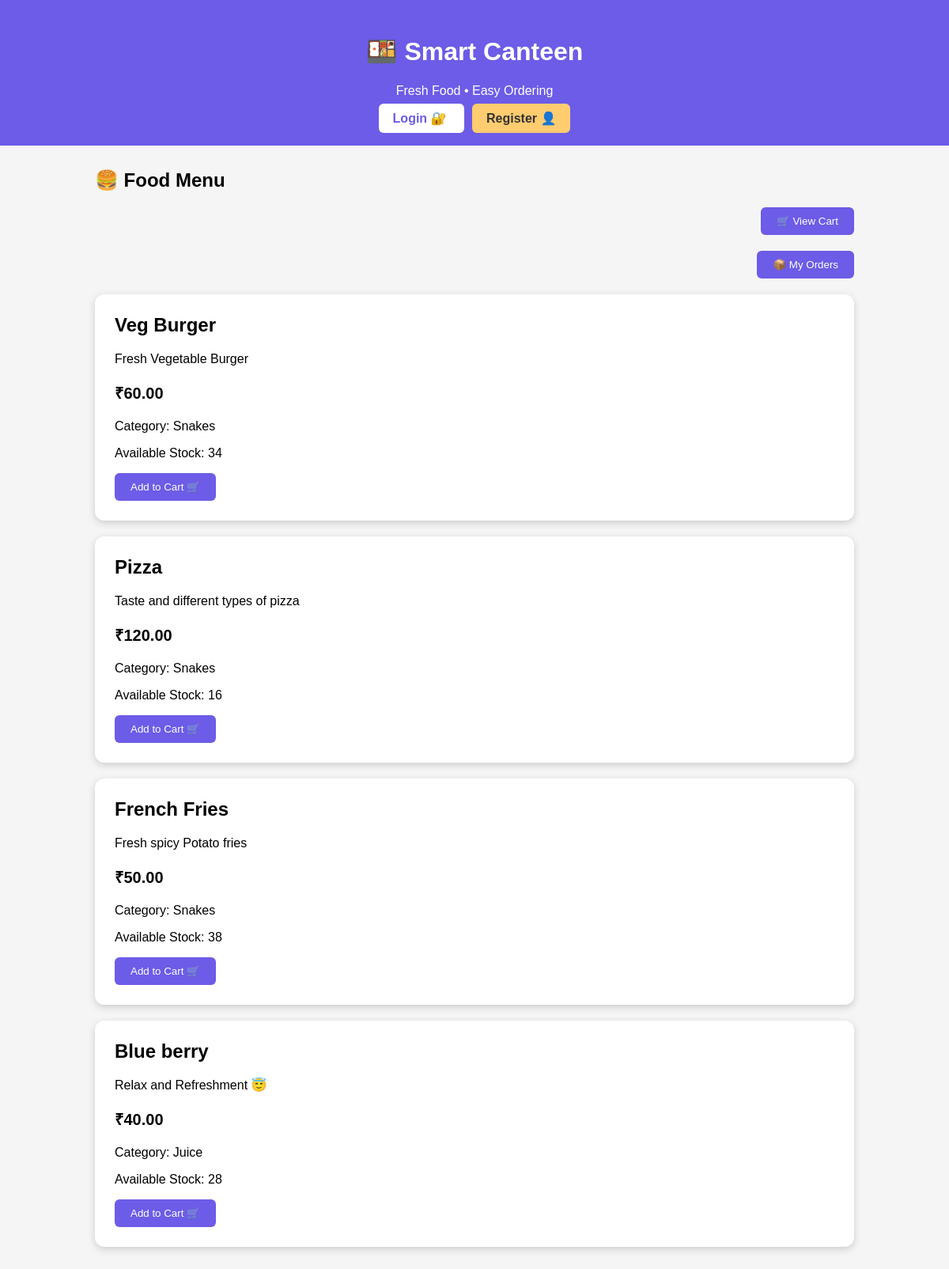
The page / on the database its author committed.
### canteen/models.py (models this page shows, shortened)
class Food(models.Model):
    name = models.CharField(max_length=100)
    description = models.TextField()
    price = models.DecimalField(max_digits=6, decimal_places=2)
    category = models.CharField(max_length=50)
    available = models.BooleanField(default=True)
    stock = models.IntegerField(default=0)

### canteen/views.py (the view)
# urls.py: path('', views.home, name='home'),
def home(request):
    foods = Food.objects.filter(available=True)
    return render(request, 'home.html', {'foods': foods})

### canteen/templates/home.html (shortened to what this page needs)
<!DOCTYPE html>
<html>
<head>
</head>
<body>
    <div class="header">
        <h1>🍱 Smart Canteen</h1>
        <p>Fresh Food • Easy Ordering</p>
        <div class="header-buttons">
    {% if user.is_authenticated %}
        <span>Welcome, {{ user.username }} 👋</span>
        <a href="{% url 'logout' %}" class="logout-btn">
            Logout
        </a>
    {% else %}
        <a href="{% url 'login' %}" class="login-btn">
            Login 🔐
        </a>
        <a href="{% url 'register' %}" class="register-btn">
            Register 👤
        </a>
    {% endif %}
</div>
    </div>
    <div class="container">
        <h2>🍔 Food Menu</h2>
        <div style="text-align: right; margin-bottom: 20px;">
    <a href="{% url 'cart' %}">
        <button class="order-btn">🛒 View Cart</button>
    </a>
</div>
<div style="text-align: right; margin-bottom: 20px;">
    <a href="{% url 'my_orders' %}">
        <button class="order-btn">📦 My Orders</button>
    </a>
</div>
        {% for food in foods %}
        <div class="food-card">
            <h2>{{ food.name }}</h2>
            <p>{{ food.description }}</p>
            <p class="price">₹{{ food.price }}</p>
            <p>Category: {{ food.category }}</p>
            <p>Available Stock: {{ food.stock }}</p>
            <a href="{% url 'add_to_cart' food.id %}">
    <button class="order-btn">Add to Cart 🛒</button>
</a>
        </div>
        {% empty %}
        <p>No food available.</p>
        {% endfor %}
    </div>
</body>
</html>

### canteen/templates/home.html (style rules this page uses)
body { font-family: Arial, sans-serif; background-color: #f5f5f5; margin: 0; }
.header { background-color: #6c5ce7; color: white; padding: 25px; text-align: center; }
.header-buttons { margin-top: 15px; }
.header-buttons a { text-decoration: none; margin: 0 5px; }
.login-btn { background-color: white; color: #6c5ce7; padding: 10px 18px; border-radius: 6px; font-weight: bold; }
.register-btn { background-color: #ffcc70; color: #333; padding: 10px 18px; border-radius: 6px; font-weight: bold; }
.container { width: 80%; margin: 30px auto; }
.food-card { background-color: white; padding: 25px; margin: 20px 0; border-radius: 12px; box-shadow: 0 3px 10px #cccccc; }
.food-card h2 { margin-top: 0; }
.price { font-size: 20px; font-weight: bold; }
.order-btn { background-color: #6c5ce7; color: white; border: none; padding: 10px 20px; border-radius: 6px; cursor: pointer; }

### rows shown on the page
Food: name "Veg Burger", description "Fresh Vegetable Burger", price "60.00", category "Snakes", stock "34"
Food: name "Pizza", description "Taste and different types of pizza", price "120.00", category "Snakes", stock "16"
Food: name "French Fries", description "Fresh spicy Potato fries", price "50.00", category "Snakes", stock "38"
Food: name "Blue berry", description "Relax and Refreshment 😇", price "40.00", category "Juice", stock "28"
